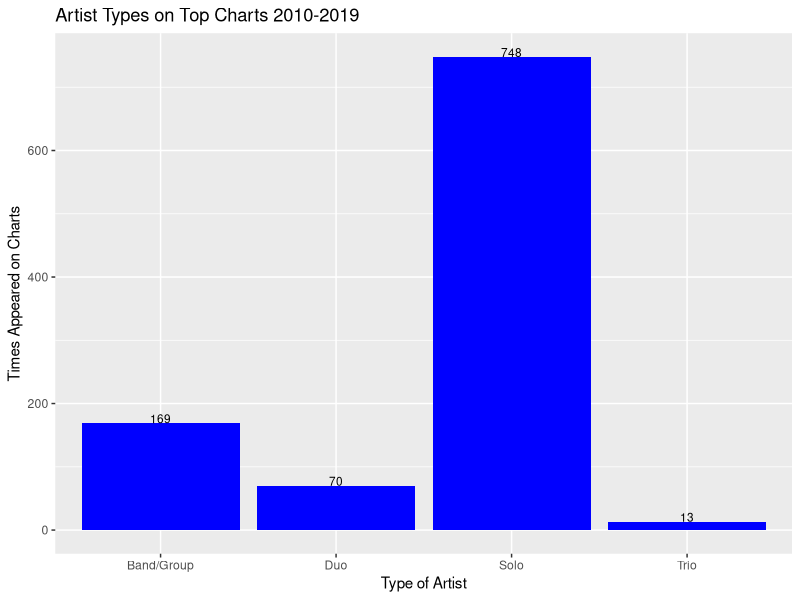

Write R code to recreate this figure.
#Chart 3 answers the question of "Which artist types appear the most on the top charts?"

#Load ggplot and dplyr packages
library(dplyr)
library(tidyverse)
library(ggplot2)


#load in data from csv file
#url : https://www.kaggle.com/datasets/amey22/spotify-top-100-songs-of-2010-2019
decade_data <- read.csv("Spotify Top 100 Songs of 2010-2019.csv")

#Create graph data
artist_sets <- decade_data %>%
  group_by(artist.type) %>%
  summarise(total = n()) %>%
  arrange(desc(total))

#Graph
graph <- ggplot(artist_sets, aes(artist.type, total)) +
  geom_bar(stat = "identity", fill = "blue") +
  geom_text(aes(label = total), size = 3, vjust = 0) +
  labs(y = "Times Appeared on Charts", x = "Type of Artist") +
  ggtitle("Artist Types on Top Charts 2010-2019")

graph
rm(list = ls())